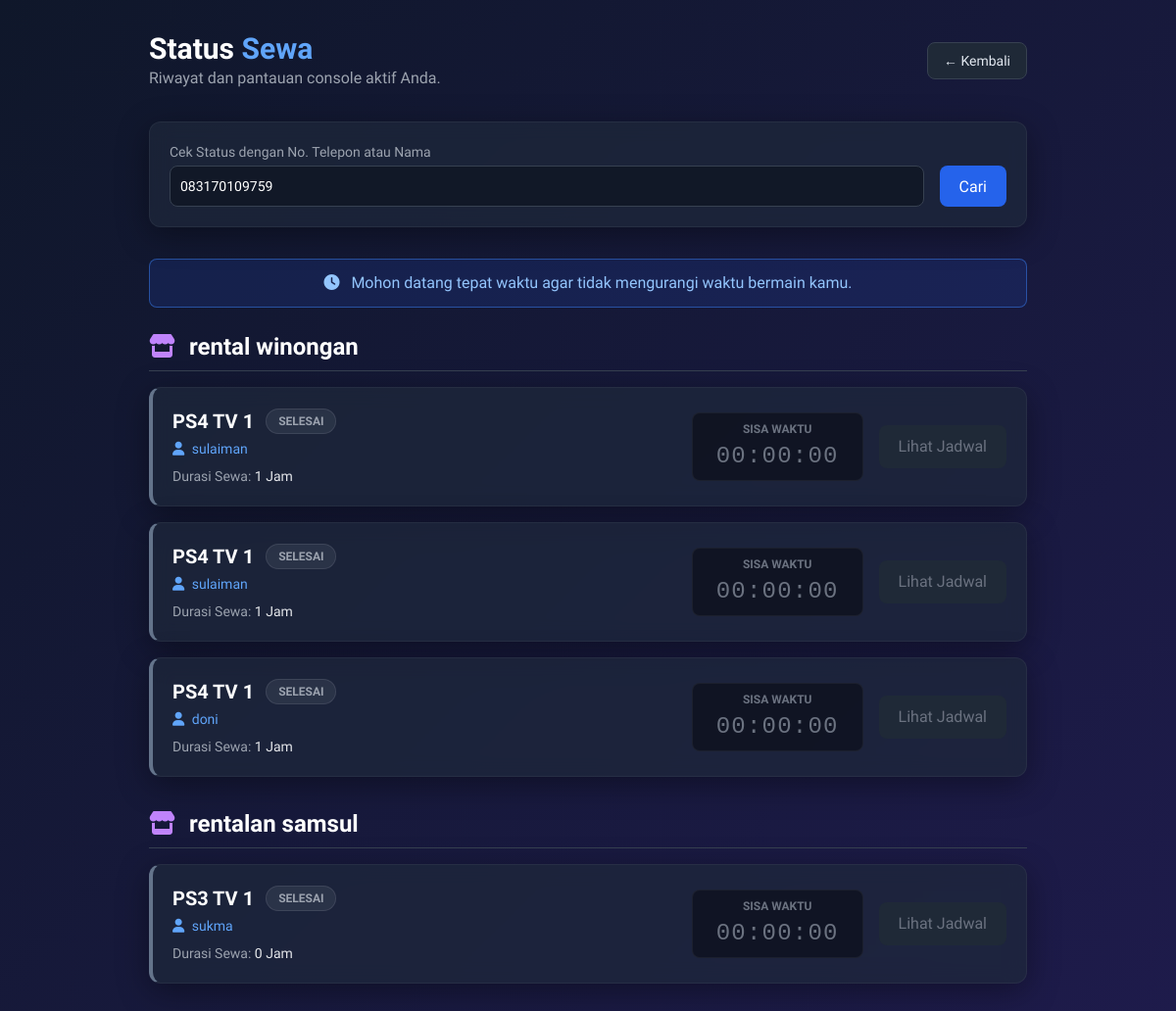
Screenshot of /status_sewa.php?phone=083170109759 with the database file from the repository.
### tables this page shows
CREATE TABLE `bookings` (
  `id` int(11) NOT NULL,
  `user_id` int(11) DEFAULT 0,
  `nama_pelanggan` varchar(255) DEFAULT NULL,
  `no_telp` varchar(50) DEFAULT NULL,
  `console_id` int(11) DEFAULT NULL,
  `tanggal` date DEFAULT NULL,
  `jam_mulai` time DEFAULT NULL,
  `jam_selesai` time DEFAULT NULL,
  `durasi_tersisa` int(11) DEFAULT 0,
  `status` enum('pending','aktif','pause','selesai') NOT NULL DEFAULT 'pending',
  `status_pembayaran` enum('belum bayar','sudah bayar') DEFAULT 'belum bayar',
  `bukti_pembayaran` varchar(255) DEFAULT NULL
);

CREATE TABLE `consoles` (
  `id` int(11) NOT NULL,
  `admin_cabang_id` int(11) DEFAULT NULL,
  `nama_console` varchar(50) DEFAULT NULL,
  `harga_per_jam` int(11) DEFAULT NULL,
  `foto` varchar(255) DEFAULT NULL,
  `status` enum('tersedia','digunakan','pause') DEFAULT 'tersedia',
  `lokasi` varchar(100) DEFAULT NULL,
  `tipe` varchar(50) DEFAULT NULL
);

### status_sewa.php (the view, shortened to what this page needs)
<?php
global $conn;
$raw_search = isset($_GET['search']) ? $_GET['search'] : (isset($_GET['phone']) ? $_GET['phone'] : '');
$search_query = mysqli_real_escape_string($conn, trim($raw_search));
$grouped_sewa = [];
if ($conn) {
    $query_update = "UPDATE bookings
                     SET status = 'selesai'
                     WHERE status != 'selesai'
                     AND NOW() > CONCAT(tanggal, ' ', jam_selesai)";
    mysqli_query($conn, $query_update);
    $where_clause = "b.status IN ('aktif', 'pending', 'pause') AND DATE(b.tanggal) = CURDATE()";
    if (!empty($search_query)) {
        $where_clause = "(b.no_telp = '$search_query' OR b.nama_pelanggan = '$search_query')";
    }
    $query_sewa = "SELECT b.*, c.nama_console AS ps, a.nama_rental, COALESCE(b.nama_pelanggan, u.nama, 'Guest') AS nama_user
                   FROM bookings b
                   LEFT JOIN consoles c ON b.console_id = c.id
                   LEFT JOIN admin_cabang a ON c.admin_cabang_id = a.id
                   LEFT JOIN users u ON b.user_id = u.id
                   WHERE $where_clause
                   ORDER BY b.tanggal DESC, b.jam_mulai DESC";
    $result = mysqli_query($conn, $query_sewa);
    if ($result) {
        while($row = mysqli_fetch_assoc($result)) {
            $row['durasi_teks'] = $row['durasi_tersisa'] ? $row['durasi_tersisa'] . " Jam" : "0 Jam";
            $row['timer'] = "--:--:--";
            if($row['status'] == 'aktif' || $row['status'] == 'pending') {
                $end = strtotime($row['tanggal'] . ' ' . $row['jam_selesai']);
                $sisa = max(0, $end - time());
                if ($row['status'] == 'aktif') {
                    $row['timer'] = gmdate("H:i:s", $sisa);
                    $row['end_time'] = $end;
                } else {
                    $row['timer'] = "PENDING";
                }
            } elseif ($row['status'] == 'selesai') {
                $row['timer'] = "00:00:00";
            } elseif ($row['status'] == 'pause') {
                $row['timer'] = "PAUSED";
            }
            $cabang_name = !empty($row['nama_rental']) ? $row['nama_rental'] : 'Rental Tidak Diketahui';
            $grouped_sewa[$cabang_name][] = $row;
        }
    }
}
?>
<!DOCTYPE html>
<html lang="id">
<head>
  <script src="https://cdn.tailwindcss.com"></script>
  <link rel="stylesheet" href="https://cdnjs.cloudflare.com/ajax/libs/font-awesome/6.4.0/css/all.min.css">
  <link rel="stylesheet" href="assest/css/style.css?v=<?= time() ?>">
</head>
<body class="min-h-screen p-4 md:p-8 relative">
  <div class="icon-waterfall-bg">
  </div>
  <div class="max-w-4xl mx-auto relative z-10">
    <div class="flex items-center justify-between mb-8">
      <div>
        <h1 class="text-3xl font-bold text-white">Status <span class="text-blue-400">Sewa</span></h1>
        <p class="text-gray-400">Riwayat dan pantauan console aktif Anda.</p>
      </div>
      <a href="dashboard.php" class="px-4 py-2 bg-gray-800 hover:bg-gray-700 rounded-lg text-sm border border-gray-700 transition">
        &larr; Kembali
      </a>
    </div>
    <div class="glass-card rounded-xl p-5 mb-8">
      <form action="status_sewa.php" method="GET" class="flex flex-col md:flex-row gap-4 items-end">
        <div class="flex-1 w-full">
          <label class="block text-sm font-medium text-gray-400 mb-1">Cek Status dengan No. Telepon atau Nama</label>
          <input type="text" name="search" value="<?= htmlspecialchars($search_query) ?>" placeholder="Masukkan No. Telepon / Nama Anda" class="w-full bg-gray-900 border border-gray-700 text-white text-sm rounded-lg focus:ring-blue-500 focus:border-blue-500 block p-2.5">
        </div>
        <button type="submit" class="px-5 py-2.5 bg-blue-600 hover:bg-blue-500 text-white rounded-lg transition h-[42px]">
          Cari
        </button>
      </form>
    </div>
    <div class="alert alert-info text-center mb-6 bg-blue-900/30 border border-blue-500/50 text-blue-300 rounded-lg p-3">
        <i class="fa-solid fa-clock me-2"></i> Mohon datang tepat waktu agar tidak mengurangi waktu bermain kamu.
    </div>
    <div class="space-y-8">
      <?php if(empty($grouped_sewa)): ?>
        <div class="text-center text-gray-400 py-10">Belum ada riwayat sewa atau aktivitas penyewaan hari ini.</div>
      <?php else: ?>
          <?php foreach($grouped_sewa as $cabang => $sewas): ?>
          <div class="cabang-group mb-6">
            <h2 class="text-2xl font-bold text-white mb-4 border-b border-gray-700 pb-2"><i class="fa-solid fa-store text-purple-400 mr-2"></i> <?= htmlspecialchars($cabang) ?></h2>
            <div class="space-y-4">
            <?php foreach($sewas as $sewa):
            $glow = ''; $badge = '';
            if($sewa['status'] == 'aktif') {
                $glow = 'glow-aktif';
                $badge = '<span class="px-3 py-1 rounded-full bg-green-500/20 text-green-400 border border-green-500/30 text-xs font-bold uppercase">Aktif</span>';
            } elseif($sewa['status'] == 'pending') {
                $glow = 'glow-pending';
                $badge = '<span class="px-3 py-1 rounded-full bg-yellow-500/20 text-yellow-400 border border-yellow-500/30 text-xs font-bold uppercase">Pending</span>';
            } elseif($sewa['status'] == 'pause') {
                $glow = 'glow-pause';
                $badge = '<span class="px-3 py-1 rounded-full bg-orange-500/20 text-orange-400 border border-orange-500/30 text-xs font-bold uppercase">Pause</span>';
            } else {
                $glow = 'glow-selesai';
                $badge = '<span class="px-3 py-1 rounded-full bg-gray-500/20 text-gray-400 border border-gray-500/30 text-xs font-bold uppercase">Selesai</span>';
            }
          ?>
          <div class="glass-card <?= $glow ?> rounded-xl p-5 flex flex-col md:flex-row items-center justify-between gap-4">
            <div class="flex-1 w-full">
              <div class="flex items-center gap-3 mb-1">
                <h3 class="text-xl font-bold text-white"><?= htmlspecialchars($sewa['ps']) ?></h3>
                <?= $badge ?>
              </div>
              <p class="text-blue-400 text-sm mb-2 font-medium"><i class="fa-solid fa-user mr-1"></i> <?= htmlspecialchars($sewa['nama_user'] ?? 'Guest') ?></p>
              <p class="text-gray-400 text-sm">Durasi Sewa: <span class="text-gray-200"><?= htmlspecialchars($sewa['durasi_teks']) ?></span></p>
            </div>
            <div class="text-center px-6 py-2 bg-black/40 rounded-lg border border-white/5 w-full md:w-auto">
              <p class="text-xs text-gray-500 uppercase font-semibold mb-1">Sisa Waktu</p>
              <p class="text-2xl font-mono tracking-wider <?= $sewa['status'] == 'aktif' ? 'text-blue-400 timer-countdown' : 'text-gray-500' ?>"
                 <?= $sewa['status'] == 'aktif' ? 'data-end="'.$sewa['end_time'].'"' : '' ?>>
                <?= $sewa['timer'] ?>
              </p>
            </div>
            <div class="w-full md:w-auto flex justify-end">
              <?php if($sewa['status'] == 'aktif' || $sewa['status'] == 'pause'): ?>
                <a href="jadwal_console.php?console_id=<?= $sewa['console_id'] ?>" class="w-full md:w-auto px-5 py-2.5 bg-blue-600 hover:bg-blue-500 text-white rounded-lg shadow-[0_0_15px_rgba(37,99,235,0.4)] transition text-center">
                  Lihat Jadwal
                </a>
              <?php else: ?>
                <a href="jadwal_console.php?console_id=<?= $sewa['console_id'] ?>" class="w-full md:w-auto px-5 py-2.5 bg-gray-800 text-gray-500 hover:text-gray-300 rounded-lg transition text-center">
                  Lihat Jadwal
                </a>
              <?php endif; ?>
            </div>
          </div>
          <?php endforeach; ?>
            </div>
          </div>
          <?php endforeach; ?>
      <?php endif; ?>
    </div>
  </div>
</body>
</html>

### assest/css/style.css (style rules this page uses)
:root { --bg-dark: #0f172a; --bg-gradient: linear-gradient(135deg, #0f172a 0%, #1e1b4b 100%); --neon-blue: #00f3ff; --neon-purple: #bc13fe; --neon-green: #00ff87; --neon-red: #ff0055; --neon-yellow: #ffea00; --glass-bg: rgba(255, 255, 255, 0.05); --glass-border: rgba(255, 255, 255, 0.1); --text-main: #e2e8f0; --text-muted: #94a3b8; }
body { font-family: 'Rajdhani', sans-serif; background: var(--bg-gradient); background-attachment: fixed; color: var(--text-main); min-height: 100vh; overflow-x: hidden; }
.glass-card { background: var(--glass-bg); backdrop-filter: blur(12px); -webkit-backdrop-filter: blur(12px); border: 1px solid var(--glass-border); border-radius: 16px; box-shadow: 0 8px 32px 0 rgba(0, 0, 0, 0.37); transition: all 0.3s ease; }

### status_sewa.php (style rules this page uses)
body { background-color: #0f172a; color: #e2e8f0; }
.glass-card { background: rgba(30, 41, 59, 0.7); backdrop-filter: blur(10px); border: 1px solid rgba(255, 255, 255, 0.05); transition: all 0.3s ease; }
.glow-selesai { border-left: 4px solid #64748b; }
.icon-waterfall-bg { position: fixed; top: 0; left: 0; right: 0; bottom: 0; z-index: -1; display: flex; justify-content: center; align-items: center; overflow: hidden; pointer-events: none; }

### rows the page displays
bookings: console.nama_console "PS4 TV 1", status "SELESAI", nama_user "sulaiman", durasi_teks "1 Jam", timer "00:00:00"
bookings: console.nama_console "PS4 TV 1", status "SELESAI", nama_user "sulaiman", durasi_teks "1 Jam", timer "00:00:00"
bookings: console.nama_console "PS4 TV 1", status "SELESAI", nama_user "doni", durasi_teks "1 Jam", timer "00:00:00"
bookings: console.nama_console "PS3 TV 1", status "SELESAI", nama_user "sukma", durasi_teks "0 Jam", timer "00:00:00"

### other values shown
$cabang "rental winongan"
$cabang "rentalan samsul"
